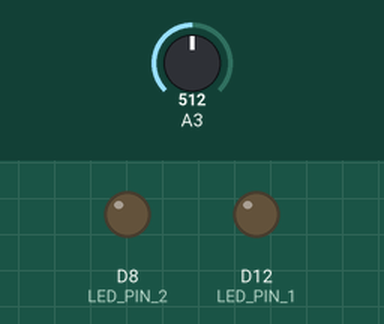
Recording of a sketch running on a simulated Arduino MKR. Shown: output pins drawn as LEDs (lit = HIGH). The inputs (shaded band) are chosen by the test bench; at power-on: A3 = 512. WiFi joins after 1.5 s; servers stay silent unless stated; no MQTT or app messages arrive unless stated; what the sketch prints to the serial monitor is not drawn.

Above: at 2.7 s.
2.8 s: A3 set to 208
4.7 s: A3 set to 189
At 6.7 s:
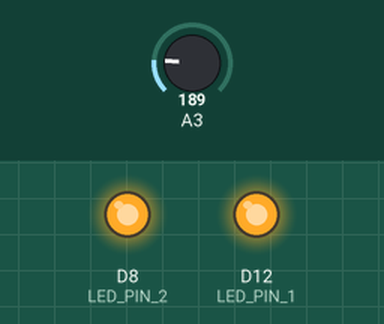
7.0 s: A3 set to 210
At 8.2 s:
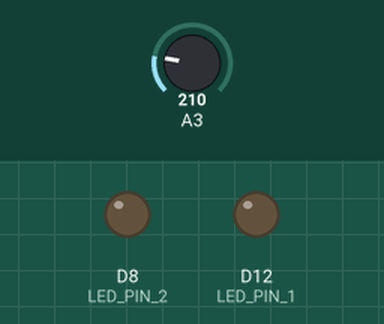
9.0 s: A3 set to 190
At 9.8 s:
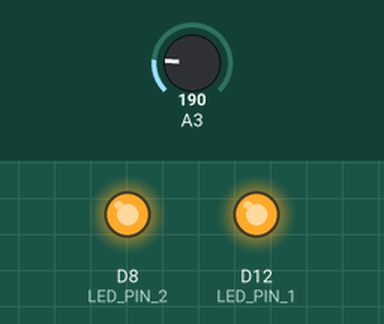
Timing chart, 0 to 12.0 s (numbered marks = the images above; inputs shaded):
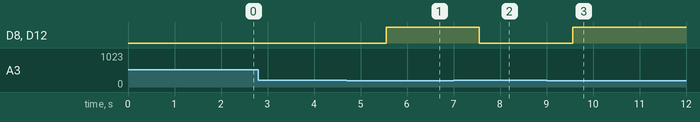

Measured:
- the behaviour switches between 200 and 199 on A3 (found by bisection; images 0 and 1)
- after the input at 2.8 s, every drawn part: stays the same
- after the input at 4.7 s, D8 (LED_PIN_2), D12 (LED_PIN_1): LOW → HIGH after 0.86 s
- after the input at 7.0 s, D8 (LED_PIN_2), D12 (LED_PIN_1): HIGH → LOW after 0.56 s
- after the input at 9.0 s, D8 (LED_PIN_2), D12 (LED_PIN_1): LOW → HIGH after 0.56 s

The sketch:

StreetLights.ino
```cpp
/* Street lights program. */

#include <WiFiNINA.h>
#include <PubSubClient.h>

const char* ssid = "";
const char* password = "";

const char* mqtt_server = "192.168.1.145";
const int mqtt_port = 1885; //default 1883
const char *topic = "topic/street_lights";


WiFiClient rev2Client; // WiFi client

PubSubClient client(rev2Client); //MQTT client

const int LED_PIN_1 = 12;
const int LED_PIN_2 = 8;


String str = "";


void setup() {

  Serial.begin(9600); // initialize serial communication at 9600 bits per second
  pinMode(LED_PIN_1, OUTPUT);
  pinMode(LED_PIN_2, OUTPUT);

  WiFi.begin(ssid, password);

  // Start WiFi connection:
  Serial.print("\nConnecting to WiFi...");
  while (WiFi.status() != WL_CONNECTED) {
    delay(500);
    Serial.print(".");
  }
    Serial.println();
    Serial.println("Connected to the WiFi network.");
    Serial.print("ARDUINOIP_Address:");
    Serial.println(WiFi.localIP());

    // MQTT connection:
    Serial.println();
    client.setServer(mqtt_server, mqtt_port);

    if (!client.connected()) {
    reconnect();
  }
}

void loop() {

  // reads the input on analog pin A3 (value between 0 and 1023)
  int analogValueLights = analogRead(A3);

  Serial.print("Analog reading lights: ");
  Serial.print(analogValueLights);   // the raw analog reading

  /*
  // We'll have a few threshholds, qualitatively determined
  if (analogValueLights < 10) {
    Serial.println(" - Dark");
  } else if (analogValueLights < 200) {
    Serial.println(" - Dim");
  } else if (analogValueLights < 500) {
    Serial.println(" - Light");
  } else if (analogValueLights < 800) {
    Serial.println(" - Bright");
  } else {
    Serial.println(" - Very bright");
  }

  */

  if (analogValueLights < 200){
    // Dark
    digitalWrite(LED_PIN_1, HIGH);
    digitalWrite(LED_PIN_2, HIGH);

    str = "{\"lights_status\": 1}";

  } else {
    digitalWrite(LED_PIN_1, LOW);
    digitalWrite(LED_PIN_2, LOW);

    str = "{\"lights_status\": 0}";
  }

  sendMessage(str);

  delay(1000);
}

// publish message
void sendMessage(String str){
    int str_len = str.length() + 1;
    char char_array[str_len];
    str.toCharArray(char_array, str_len);
    boolean rc = client.publish(topic,char_array);
}


void reconnect() {
  // Loop until we're reconnected
  Serial.print("Attempting MQTT connection...");
  while (!client.connected()) {
    Serial.print("...");
    // Attempt to connect
    if (client.connect("REV2")) {
    Serial.println();
    Serial.println("Connected to the mosquitto Broker.");
    } else {
    Serial.print("failed, rc=");
    Serial.print(client.state());
    Serial.println("Try again in 5 seconds.");
    delay(5000);
    }
  }
}
```
